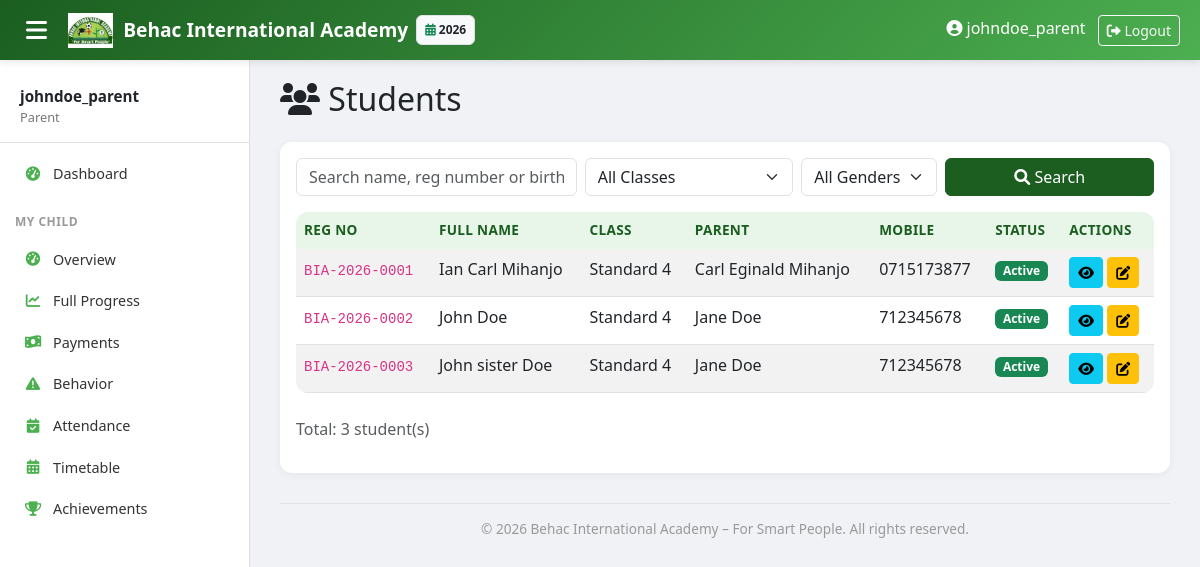
Page /students/ (signed in) on the committed database.
### core/models.py (models this page shows, shortened)
class AcademicYear(models.Model):
    name = models.CharField(max_length=20)  # "2025-2026"
    start_date = models.DateField()
    end_date = models.DateField()
    is_current = models.BooleanField(default=False)

### students/models.py (models this page shows, shortened)
class Student(models.Model):
    registration_number = models.CharField(max_length=20, unique=True, blank=True, editable=False)
    first_name = models.CharField(max_length=50)
    middle_name = models.CharField(max_length=50, blank=True, null=True)
    last_name = models.CharField(max_length=50)
    nida = models.CharField(max_length=20, blank=True, null=True)
    date_of_birth = models.DateField()
    birth_cert_number = models.CharField(max_length=50, unique=True)
    religion = models.CharField(max_length=50, blank=True)
    region = models.ForeignKey('locations.Region', on_delete=models.SET_NULL, null=True, blank=True)
    district = models.ForeignKey('locations.District', on_delete=models.SET_NULL, null=True, blank=True)
    gender = models.CharField(max_length=1, choices=[('M','Male'),('F','Female')])
    current_class = models.ForeignKey(ClassLevel, on_delete=models.SET_NULL, null=True)
    registration_date = models.DateField(auto_now_add=True)
    street = models.CharField(max_length=200, blank=True)
    mobile = models.CharField(max_length=15, blank=True)
    parent_name = models.CharField(max_length=100)
    parent_mobile = models.CharField(max_length=15)
    parent_occupation = models.CharField(max_length=100)
    parent_nida = models.CharField(max_length=20, blank=True)
    parent_user = models.ForeignKey(User, on_delete=models.SET_NULL, null=True, blank=True, related_name='children')
    is_active = models.BooleanField(default=True)
    class Meta:
        ordering = ['-registration_date']
    @property
    def full_name(self):
        return f"{self.first_name} {self.middle_name or ''} {self.last_name}".strip()

### academics/models.py (models this page shows)
class ClassLevel(models.Model):
    LEVEL_TYPES = (('PRE','Pre-primary'), ('PRIMARY','Primary'))
    name = models.CharField(max_length=20)  # "Pre 1", "Grade 1"
    level_type = models.CharField(max_length=10, choices=LEVEL_TYPES)
    order = models.PositiveSmallIntegerField(unique=True)  # 1..9
    class Meta:
        ordering = ['order']
    def __str__(self): return self.name

### students/views.py (the view)
# urls.py: path('', views.StudentListView.as_view(), name='list'),
class StudentListView(LoginRequiredMixin, ListView):
    model = Student
    template_name = 'students/student_list.html'
    context_object_name = 'students'
    paginate_by = 50
    def get_queryset(self):
        qs = super().get_queryset()
        if hasattr(self.request.user, 'teacher_profile'):
            teacher = self.request.user.teacher_profile
            assigned_classes = teacher.classes.all()
            if assigned_classes.exists():
                qs = qs.filter(current_class__in=assigned_classes)
        q = self.request.GET.get('q', '')
        cls = self.request.GET.get('class', '')
        gender = self.request.GET.get('gender', '')
        if q:
            qs = qs.filter(first_name__icontains=q) | qs.filter(last_name__icontains=q) | qs.filter(middle_name__icontains=q) | qs.filter(registration_number__icontains=q) | qs.filter(birth_cert_number__icontains=q)
        if cls:
            qs = qs.filter(current_class_id=cls)
        if gender:
            qs = qs.filter(gender=gender)
        return qs
    def get_context_data(self, **kwargs):
        ctx = super().get_context_data(**kwargs)
        ctx['classlevels'] = ClassLevel.objects.all()
        ctx['q'] = self.request.GET.get('q', '')
        ctx['selected_class'] = self.request.GET.get('class', '')
        ctx['selected_gender'] = self.request.GET.get('gender', '')
        return ctx

### academics/context_processors.py (called while the page is built)
def academic_year_processor(request):
    current_year = AcademicYear.objects.filter(is_current=True).first()
    all_years = AcademicYear.objects.all().order_by('-start_date')
    return {
        'current_year': current_year,
        'all_years': all_years,
    }

### templates/students/student_list.html (shortened to what this page needs)
{% extends 'base.html' %}
{% block content %}
<div class="d-flex justify-content-between align-items-center mb-3">
    <h2><i class="fas fa-users"></i> Students</h2>
</div>
<div class="card">
    <div class="card-body"><form method="get" class="row g-2 mb-3">
    <div class="col-md-4">
        <input type="text" name="q" class="form-control" placeholder="Search name, reg number or birth cert..." value="{{ q }}">
    </div>
    <div class="col-md-3">
        <select name="class" class="form-select">
            <option value="">All Classes</option>
        </select>
    </div>
    <div class="col-md-2">
        <select name="gender" class="form-select">
            <option value="">All Genders</option>
        </select>
    </div>
    <div class="col-md-3">
        <button type="submit" class="btn btn-behac w-100"><i class="fas fa-search"></i> Search</button>
    </div>
</form>
        <div class="table-responsive">
            <table class="table table-striped table-hover" id="studentTable">
                <thead>
                    <tr>
                        <th>Reg No</th>
                        <th>Full Name</th>
                        <th>Class</th>
                        <th>Parent</th>
                        <th>Mobile</th>
                        <th>Status</th>
                        <th>Actions</th>
                    </tr>
                </thead>
                <tbody>
                    {% for student in students %}
                    <tr>
                        <td><code>{{ student.registration_number }}</code></td>
                        <td>{{ student.full_name }}</td>
                        <td>{{ student.current_class }}</td>
                        <td>{{ student.parent_name }}</td>
                        <td>{{ student.parent_mobile }}</td>
                        <td>{% if student.is_active %}<span class="badge bg-success">Active</span>{% else %}<span class="badge bg-danger">Inactive</span>{% endif %}</td>
                        <td>
                            <a href="{% url 'students:detail' student.pk %}" class="btn btn-sm btn-info" title="View"><i class="fas fa-eye"></i></a>
                            <a href="{% url 'students:update' student.pk %}" class="btn btn-sm btn-warning" title="Edit"><i class="fas fa-edit"></i></a>
                        </td>
                    </tr>
                    {% empty %}
                    <tr><td colspan="7" class="text-center">No students registered yet.</td></tr>
                    {% endfor %}
                </tbody>
            </table>
        </div>
        <p class="text-muted mt-2">Total: {{ students|length }} student(s)</p>
    </div>
</div>
{% endblock %}

### templates/base.html (shortened to what this page needs)
<!DOCTYPE html>
<html lang="en">
<head>
    <link href="https://cdn.jsdelivr.net/npm/bootstrap@5.3.0/dist/css/bootstrap.min.css" rel="stylesheet">
    <link rel="stylesheet" href="https://cdnjs.cloudflare.com/ajax/libs/font-awesome/6.0.0/css/all.min.css">
</head>
<body>
    {% if user.is_authenticated %}
    <nav class="topbar">
        <button class="sidebar-toggle" onclick="document.querySelector('.sidebar').classList.toggle('show')">
            <i class="fas fa-bars"></i>
        </button>
        <a class="topbar-brand" href="{% url 'dashboard:home' %}">
            <img src="/static/images/behac_logo.png" alt="Logo"> Behac International Academy
        </a>
        {% if current_year %}
        <span class="badge bg-light text-dark ms-2 p-2 border" style="font-size: 0.75rem;">
            <i class="fas fa-calendar-alt text-success"></i> {{ current_year.name }}
        </span>
        {% endif %}
        <div class="ms-auto">
            {% if user.is_authenticated %}
                <span class="me-2 d-none d-sm-inline"><i class="fas fa-user-circle"></i> {{ user.get_full_name|default:user.username }}</span>
                <form method="post" action="{% url 'logout' %}" style="display:inline;">
                    <button type="submit" class="btn btn-sm btn-outline-light">
                        <i class="fas fa-sign-out-alt"></i> Logout
                    </button>
                </form>
            {% endif %}
        </div>
    </nav>
    <div class="sidebar" id="sidebar">
        <div class="user-info">
            <div class="name">{{ user.get_full_name|default:user.username }}</div>
            <div class="role">
                {% if user.is_superuser %}Owner
                {% elif user.groups.all %}{{ user.groups.first.name }}
                {% else %}Staff{% endif %}
            </div>
        </div>
        {% if user.is_authenticated %}
        <ul class="nav flex-column">
            <li class="nav-item">
                <a class="nav-link {% if request.path == '/' %}active{% endif %}" href="{% url 'dashboard:home' %}">
                    <i class="fas fa-tachometer-alt"></i> Dashboard
                </a>
            </li>
            {% with user_groups=user.groups.all %}
            {% if 'Parent' in user_groups|join:', ' %}
            <li class="nav-section">My Child</li>
            <li class="nav-item">
                <a class="nav-link {% if '/dashboard/parent/' == request.path %}active{% endif %}" href="{% url 'dashboard:parent' %}"><i class="fas fa-tachometer-alt"></i> Overview</a>
            </li>
            <li class="nav-item">
                <a class="nav-link {% if '/dashboard/parent/progress/' in request.path %}active{% endif %}" href="{% url 'dashboard:parent_progress' %}"><i class="fas fa-chart-line"></i> Full Progress</a>
            </li>
            <li class="nav-item">
                <a class="nav-link {% if '/dashboard/parent/payments/' in request.path %}active{% endif %}" href="{% url 'dashboard:parent_payments' %}"><i class="fas fa-money-bill-wave"></i> Payments</a>
            </li>
            <li class="nav-item">
                <a class="nav-link {% if '/dashboard/parent/behavior/' in request.path %}active{% endif %}" href="{% url 'dashboard:parent_behavior' %}"><i class="fas fa-exclamation-triangle"></i> Behavior</a>
            </li>
            <li class="nav-item">
                <a class="nav-link {% if '/dashboard/parent/attendance/' in request.path %}active{% endif %}" href="{% url 'dashboard:parent_attendance' %}"><i class="fas fa-calendar-check"></i> Attendance</a>
            </li>
            <li class="nav-item">
                <a class="nav-link {% if '/dashboard/parent/timetable/' in request.path %}active{% endif %}" href="{% url 'dashboard:parent_timetable' %}"><i class="fas fa-calendar-alt"></i> Timetable</a>
            </li>
            <li class="nav-item">
                <a class="nav-link {% if '/dashboard/parent/achievements/' in request.path %}active{% endif %}" href="{% url 'dashboard:parent_achievements' %}"><i class="fas fa-trophy"></i> Achievements</a>
            </li>
            {% endif %}
            {% endwith %}
        </ul>
        {% endif %}
    </div>
    {% endif %}
    <div class="main-content"{% if not user.is_authenticated %} style="margin-left: 0 !important;"{% endif %}>
        {% block content %}{% endblock %}
        <div class="main-footer">
            &copy; {% now "Y" %} Behac International Academy – For Smart People. All rights reserved.
        </div>
    </div>
</body>
</html>

### templates/base.html (style rules this page uses)
:root { --behac-dark: #1B5E20; --behac-light: #4CAF50; --behac-bg: #E8F5E9; --sidebar-width: 250px; }
body { background-color: #f0f2f5; font-family: 'Segoe UI', Tahoma, Geneva, Verdana, sans-serif; overflow-x: hidden; }
.topbar { background: linear-gradient(135deg, var(--behac-dark), var(--behac-light)); box-shadow: 0 2px 8px rgba(0,0,0,0.1); position: fixed; top: 0; left: 0; right: 0; z-index: 1030; height: 60px; display: flex; align-items: center; padding: 0 20px; color: white; }
.topbar-brand { font-weight: bold; font-size: 1.2rem; color: white; text-decoration: none; display: flex; align-items: center; gap: 10px; }
.topbar-brand img { height: 35px; }
.sidebar-toggle { background: none; border: none; color: white; font-size: 1.5rem; cursor: pointer; margin-right: 15px; }
.sidebar { position: fixed; top: 60px; left: 0; bottom: 0; width: var(--sidebar-width); background: white; border-right: 1px solid #e0e0e0; padding-top: 10px; overflow-y: auto; z-index: 1020; transition: transform 0.3s ease; }
.sidebar .nav-section { padding: 8px 15px; font-size: 0.75rem; text-transform: uppercase; font-weight: 700; color: #999; letter-spacing: 0.5px; margin-top: 10px; }
.sidebar .nav-item { padding: 0; }
.sidebar .nav-link { padding: 10px 20px; color: #333; display: flex; align-items: center; gap: 10px; border-left: 3px solid transparent; transition: all 0.2s; font-size: 0.9rem; }
.sidebar .nav-link i { width: 20px; text-align: center; color: var(--behac-light); }
.sidebar .user-info { padding: 15px 20px; border-bottom: 1px solid #e0e0e0; margin-bottom: 10px; }
.sidebar .user-info .name { font-weight: 600; font-size: 0.95rem; }
.sidebar .user-info .role { font-size: 0.8rem; color: #777; }
.main-content { margin-top: 60px; margin-left: var(--sidebar-width); padding: 20px 30px; min-height: calc(100vh - 60px); }
.main-footer { margin-top: 30px; padding-top: 15px; border-top: 1px solid #e0e0e0; text-align: center; color: #999; font-size: 0.85rem; }
.card { border-radius: 12px; box-shadow: 0 2px 8px rgba(0,0,0,0.05); border: none; transition: box-shadow 0.2s; }
.btn-behac { background-color: var(--behac-dark); border-color: var(--behac-dark); color: white; }
table.table { background: white; border-radius: 12px; overflow: hidden; }
table.table thead th { background-color: var(--behac-bg); color: var(--behac-dark); border-bottom: none; font-weight: 600; font-size: 0.85rem; text-transform: uppercase; letter-spacing: 0.3px; }

### rows in the picture
AcademicYear: name "2026"
Student: registration_number "BIA-2026-0001", full_name "Ian Carl Mihanjo", current_class "Standard 4", parent_name "Carl Eginald Mihanjo", parent_mobile "0715173877", is_active "Active"
Student: registration_number "BIA-2026-0002", full_name "John Doe", current_class "Standard 4", parent_name "Jane Doe", parent_mobile "712345678", is_active "Active"
Student: registration_number "BIA-2026-0003", full_name "John sister Doe", current_class "Standard 4", parent_name "Jane Doe", parent_mobile "712345678", is_active "Active"

### other values in the picture
{{ user.get_full_name|default:user.username }} "johndoe_parent"
{{ user.groups.first.name }} "Parent"
{{ students|length }} "3"
